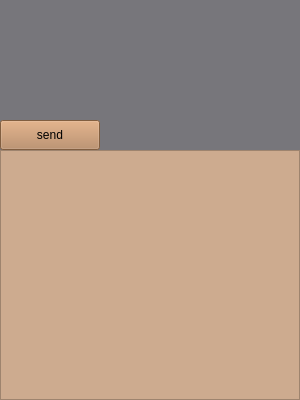
<?xml version="1.0" encoding="UTF-8"?>
<ui version="4.0">
 <class>MainWindow</class>
 <widget class="QMainWindow" name="MainWindow">
  <property name="geometry">
   <rect>
    <x>0</x>
    <y>0</y>
    <width>300</width>
    <height>400</height>
   </rect>
  </property>
  <property name="windowTitle">
   <string>MainWindow</string>
  </property>
  <property name="styleSheet">
   <string notr="true">background-color: rgb(205, 171, 143);
background-color: rgb(119, 118, 123);</string>
  </property>
  <widget class="QWidget" name="centralwidget">
   <widget class="QTextEdit" name="textbox">
    <property name="geometry">
     <rect>
      <x>0</x>
      <y>150</y>
      <width>300</width>
      <height>250</height>
     </rect>
    </property>
    <property name="styleSheet">
     <string notr="true">background-color: rgb(119, 118, 123);
background-color: rgb(205, 171, 143);</string>
    </property>
    <property name="html">
     <string>&lt;!DOCTYPE HTML PUBLIC &quot;-//W3C//DTD HTML 4.0//EN&quot; &quot;http://www.w3.org/TR/REC-html40/strict.dtd&quot;&gt;
&lt;html&gt;&lt;head&gt;&lt;meta name=&quot;qrichtext&quot; content=&quot;1&quot; /&gt;&lt;style type=&quot;text/css&quot;&gt;
p, li { white-space: pre-wrap; }
&lt;/style&gt;&lt;/head&gt;&lt;body style=&quot; font-family:'Ubuntu'; font-size:11pt; font-weight:400; font-style:normal;&quot;&gt;
&lt;p style=&quot;-qt-paragraph-type:empty; margin-top:0px; margin-bottom:0px; margin-left:0px; margin-right:0px; -qt-block-indent:0; text-indent:0px;&quot;&gt;&lt;br /&gt;&lt;/p&gt;&lt;/body&gt;&lt;/html&gt;</string>
    </property>
   </widget>
   <widget class="QPushButton" name="send">
    <property name="geometry">
     <rect>
      <x>0</x>
      <y>120</y>
      <width>100</width>
      <height>30</height>
     </rect>
    </property>
    <property name="styleSheet">
     <string notr="true">background-color: rgb(181, 131, 90);</string>
    </property>
    <property name="text">
     <string>send</string>
    </property>
   </widget>
  </widget>
 </widget>
 <resources/>
 <connections/>
</ui>
